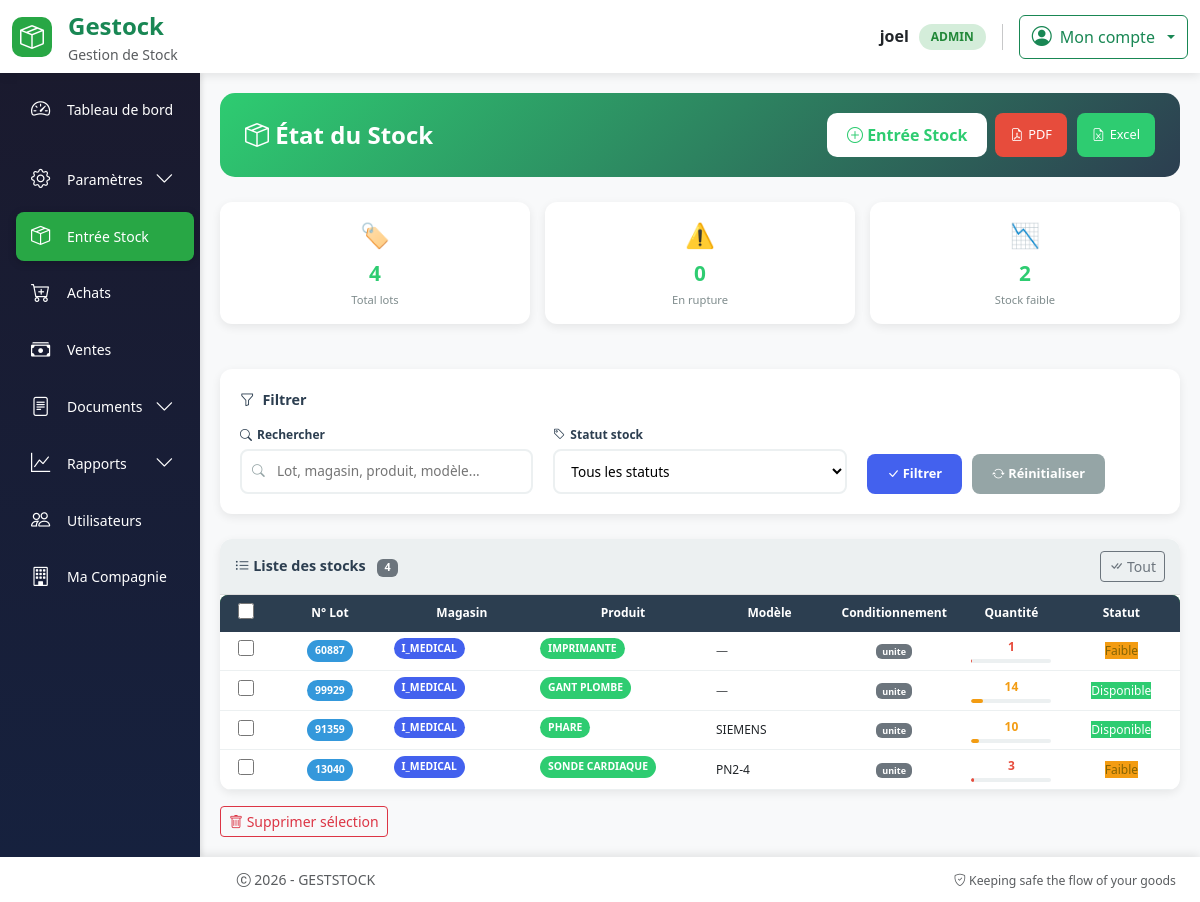
/stock (signed in), run on the app's committed database.
### models.py (models this page shows, shortened)
class User(UserMixin, db.Model):
  id = db.Column(db.Integer, primary_key=True)
  username = db.Column(db.String(64), index=True, nullable=False)
  email = db.Column(db.String(120), unique=True, nullable=False)
  password_hash = db.Column(db.String(256))
  role = db.Column(db.String(20), nullable=False, default='operateur')
  joined_at = db.Column(db.DateTime(), default = datetime.utcnow, index = True)
  must_change_password = db.Column(db.Boolean, default=False)
  __table_args__ = (
      db.UniqueConstraint('email', name='uq_user_email'),
  )

class Stock(db.Model):
    id = db.Column(db.Integer, primary_key=True)
    produit_id = db.Column(
        db.Integer,
        db.ForeignKey("produit.id"),
        nullable=False
    )
    lignes_achat = db.relationship("LigneAchat", back_populates="stock")
    numero_lot = db.Column(db.String(100))
    quantite = db.Column(db.Integer, nullable=False, default=0)
    seuil_alerte = db.Column(db.Integer, default=5)
    date_creation = db.Column(db.DateTime(), default = datetime.utcnow, index = True)
    type_conditionnement = db.Column(
    db.Enum(
        TypeConditionnement,
        values_callable=lambda x: [e.value for e in x],
        name="typeconditionnement"
    ),
    nullable=False  # a remplacer par False apres render ok
    )
    magasin_id = db.Column(db.Integer, db.ForeignKey("magasin.id"), nullable=False)
    __table_args__ = (
    db.UniqueConstraint("produit_id", "magasin_id", "type_conditionnement", name="uix_stock_unique"),
)

class Magasin(db.Model):
    id = db.Column(db.Integer, primary_key=True)
    nom = db.Column(db.String(120), unique=True, nullable=False)
    stocks = db.relationship("Stock", backref="magasin", lazy=True)
    achats = db.relationship(
        "Achat",
        back_populates="magasin",
        cascade="all, delete-orphan"
    )

class Produit(db.Model):
    __tablename__ = "produit"
    id = db.Column(db.Integer, primary_key=True)
    nom_produit = db.Column(db.String(128), nullable=False, index=True)
    model = db.Column(db.String(128), index=True)
    marque = db.Column(db.String(128), index=True)
    code_produit = db.Column(db.String(256), unique=True, nullable=False)
    description = db.Column(db.Text)
    origine = db.Column(db.String(256))
    image = db.Column(db.String(255))
    stocks = db.relationship("Stock", backref="produit", lazy=True)
    lignes_bon_commande = db.relationship(
        "LigneBonCommande",
        back_populates="produit"
    )
    lignes_bon_livraison = db.relationship(
        "LigneBonLivraison",
        back_populates="produit"
    )
    lignes_achat = db.relationship(
        "LigneAchat",
        back_populates="produit",
        cascade="all, delete-orphan"
    )

### routes.py (the view)
@app.route("/stock", methods=["GET"])
@login_required
def etat_stock():
    produits_all = Produit.query.order_by(Produit.nom_produit).all()
    magasins = Magasin.query.order_by(Magasin.nom).all()
    stocks = (
        Stock.query
        .join(Produit)
        .filter(Stock.quantite > 0)
        .all()
    )
    return render_template(
        "ajout_stock.html",   # ta page unique
        stocks=stocks,
        produits_all=produits_all,
        magasins=magasins
    )

### templates/ajout_stock.html (shortened to what this page needs)
{% extends "base.html" %}
{% block content %}
<div class="stock-container">
    <div class="stock-header">
        <h4>
            <i class="bi bi-box-seam"></i> État du Stock
        </h4>
        <div class="d-flex gap-2 flex-wrap">
            <button class="btn-add" data-bs-toggle="modal" data-bs-target="#addAchatModal">
                <i class="bi bi-plus-circle"></i> Entrée Stock
            </button>
            <div class="export-buttons">
                <a href="{{ url_for('etat_stock_pdf') }}" class="export-btn export-pdf" target="_blank">
                    <i class="bi bi-file-earmark-pdf"></i> PDF
                </a>
                <a href="{{ url_for('etat_stock_excel') }}" class="export-btn export-excel">
                    <i class="bi bi-file-earmark-excel"></i> Excel
                </a>
            </div>
        </div>
    </div>
    {% if stocks %}
    {% set total_lots = stocks|length %}
    {% set quantite_totale = stocks|sum(attribute='quantite') %}
    {% set lots_rupture = stocks|selectattr('quantite', 'equalto', 0)|list|length %}
    {% set lots_faible = stocks|selectattr('quantite', '<', 5)|selectattr('quantite', '>', 0)|list|length %}
    <div class="stats-grid">
        <div class="stat-card">
            <div class="stat-icon">🏷️</div>
            <div class="stat-value">{{ total_lots }}</div>
            <div class="stat-label">Total lots</div>
        </div>
        <div class="stat-card">
            <div class="stat-icon">⚠️</div>
            <div class="stat-value">{{ lots_rupture }}</div>
            <div class="stat-label">En rupture</div>
        </div>
        <div class="stat-card">
            <div class="stat-icon">📉</div>
            <div class="stat-value">{{ lots_faible }}</div>
            <div class="stat-label">Stock faible</div>
        </div>
    </div>
    <div class="filters-card">
        <div class="filter-title">
            <i class="bi bi-funnel"></i> Filtrer
        </div>
        <div class="filters-row">
            <div class="filter-group">
                <label><i class="bi bi-search"></i> Rechercher</label>
                <div class="filter-search">
                    <i class="bi bi-search"></i>
                    <input type="text" id="searchInput" placeholder="Lot, magasin, produit, modèle...">
                </div>
            </div>
            <div class="filter-group">
                <label><i class="bi bi-tag"></i> Statut stock</label>
                <select id="statusFilter" class="filter-select">
                    <option value="all">Tous les statuts</option>
                </select>
            </div>
            <div class="filter-group">
                <label>&nbsp;</label>
                <div class="filter-actions">
                    <button class="btn-filter btn-filter-primary" id="applyFilters">
                        <i class="bi bi-check-lg"></i> Filtrer
                    </button>
                    <button class="btn-filter btn-filter-secondary" id="resetFilters">
                        <i class="bi bi-arrow-repeat"></i> Réinitialiser
                    </button>
                </div>
            </div>
        </div>
    </div>
    <form action="{{ url_for('delete_lot') }}" method="post" id="deleteForm">
        <div class="table-container">
            <div class="table-header">
                <div class="table-title">
                    <i class="bi bi-list-ul"></i> Liste des stocks
                    <span class="badge bg-secondary ms-2" id="badgeCount">{{ total_lots }}</span>
                </div>
                <button type="button" onclick="selectAll()" class="btn btn-sm btn-outline-secondary">
                    <i class="bi bi-check-all"></i> Tout
                </button>
            </div>
            <div class="table-wrapper">
                <table class="table-custom" id="stockTable">
                    <thead>
                        <tr>
                            <th><input type="checkbox" id="select-all" class="checkbox-custom"></th>
                            <th>N° Lot</th>
                            <th>Magasin</th>
                            <th>Produit</th>
                            <th>Modèle</th>
                            <th>Conditionnement</th>
                            <th>Quantité</th>
                            <th>Statut</th>
                        </tr>
                    </thead>
                    <tbody id="tableBody">
                        {% for s in stocks %}
                        <tr class="stock-row"
                            data-id="{{ s.id }}"
                            data-numero-lot="{{ (s.numero_lot or 'N/A')|lower }}"
                            data-magasin="{{ s.magasin.nom|lower }}"
                            data-produit="{{ s.produit.nom_produit|lower }}"
                            data-modele="{{ (s.produit.model or '')|lower }}"
                            data-statut="
                                {% if s.quantite == 0 %}rupture
                                {% elif s.quantite < 5 %}faible
                                {% else %}disponible{% endif %}"
                            style="cursor:pointer"
                            ondblclick="editStock(this)">
                            <td class="text-center">
                                <input type="checkbox" name="stock_ids[]" value="{{ s.id }}" class="checkbox-custom stock-checkbox">
                            </td>
                            <td class="text-center">
                                {% if s.numero_lot %}
                                    <span class="badge-lot" title="Lot n°{{ s.numero_lot }}">{{ s.numero_lot|truncate(10, true) }}</span>
                                {% else %}
                                    <span class="badge-lot" title="Lot non défini">N/A</span>
                                {% endif %}
                            </td>
                            <td><span class="badge-magasin" title="{{ s.magasin.nom }}">{{ s.magasin.nom|truncate(15, true) }}</span></td>
                            <td><span class="badge-produit" title="{{ s.produit.nom_produit }}">{{ s.produit.nom_produit|truncate(20, true) }}</span></td>
                            <td>{% if s.produit.model and s.produit.model != 'None' %}<span title="Modèle: {{ s.produit.model }}">{{ s.produit.model|truncate(12, true) }}</span>{% else %}<span class="text-muted">—</span>{% endif %}</td>
                            <td class="text-center"><span class="badge bg-secondary" title="Conditionnement: {{ s.type_conditionnement.value }}">{{ s.type_conditionnement.value|truncate(10, true) }}</span></td>
                            <td class="text-center">
                                <div class="d-flex flex-column align-items-center">
                                    <span class="fw-bold
                                        {% if s.quantite >= 50 %}quantite-high
                                        {% elif s.quantite >= 10 %}quantite-medium
                                        {% else %}quantite-low{% endif %}">
                                        {{ s.quantite }}
                                    </span>
                                    <div class="stock-bar">
                                        <div class="stock-bar-fill
                                            {% if s.quantite >= 50 %}fill-high
                                            {% elif s.quantite >= 10 %}fill-medium
                                            {% else %}fill-low{% endif %}"
                                            style="width: {{ [s.quantite, 100]|min }}%">
                                        </div>
                                    </div>
                                </div>
                            </td>
                            <td class="text-center">
                                {% if s.quantite == 0 %}
                                    <span class="badge-rupture">Rupture</span>
                                {% elif s.quantite < s.seuil_alerte %}
                                    <span class="badge-faible">Faible</span>
                                {% else %}
                                    <span class="badge-disponible">Disponible</span>
                                {% endif %}
                            </td>
                        </tr>
                        {% endfor %}
                    </tbody>
                </table>
            </div>
        </div>
        <div class="mt-3 d-flex gap-2">
            <button type="submit" class="btn btn-sm btn-outline-danger" onclick="return confirmDelete()">
                <i class="bi bi-trash"></i> Supprimer sélection
            </button>
        </div>
    </form>
    {% endif %}
</div>
{% endblock %}

### templates/base.html (shortened to what this page needs)
<!DOCTYPE html>
<html lang="fr">
<head>
    <link rel="stylesheet" href="{{ url_for('static', filename='css/bootstrap.min.css') }}">
    <link rel="stylesheet" href="https://cdn.jsdelivr.net/npm/bootstrap-icons@1.11.3/font/bootstrap-icons.css">
    <link rel="stylesheet" href="{{ url_for('static', filename='style/styles.css') }}">
</head>
<body>
    <header class="app-header">
        <div class="container-fluid py-2">
            <div class="row align-items-center">
                <div class="col-6 col-md-3">
                    <div class="d-flex align-items-center gap-3">
                        <div class="brand-logo">
                            <i class="bi bi-box-seam fs-4"></i>
                        </div>
                        <div>
                            <span class="fs-4 fw-bold text-success">Gestock</span>
                            <small class="text-muted d-none d-md-block">Gestion de Stock</small>
                        </div>
                    </div>
                </div>
                <div class="col-6 col-md-9">
                    <div class="d-flex justify-content-end align-items-center gap-3">
                        {% if current_user.is_authenticated %}
                            <div class="d-none d-md-flex align-items-center gap-3">
                                <div class="text-end">
                                    <div class="fw-semibold">{{ current_user.username }}</div>
                                    <span class="user-badge">{{ current_user.role|upper }}</span>
                                </div>
                            </div>
                            <div class="dropdown">
                                <button class="btn btn-outline-success dropdown-toggle d-flex align-items-center gap-2" type="button" data-bs-toggle="dropdown">
                                    <i class="bi bi-person-circle fs-5"></i>
                                    <span class="d-none d-md-inline">Mon compte</span>
                                </button>
                            </div>
                        {% endif %}
                    </div>
                </div>
            </div>
        </div>
    </header>
    <main class="app-main">
        <div class="container-fluid h-100 p-0">
            <div class="row h-100 g-0">
                {% if current_user.is_authenticated %}
                    <div class="col-md-3 col-lg-2 d-none d-md-block p-0" style="height: 100%;">
                        <div class="app-sidebar" style="height: 100%;">
                            {% include 'partials/sidebar.html' %}
                        </div>
                    </div>
                    {% set content_col = "col-md-9 col-lg-10" %}
                {% else %}
                    {% set content_col = "col-12" %}
                {% endif %}
                <div class="{{ content_col }} p-0" style="height: 100%;">
                    <div class="app-content">
                        {% block content %}{% endblock %}
                    </div>
                </div>
            </div>
        </div>
    </main>
    <footer class="app-footer">
        <div class="container-fluid">
            <div class="row align-items-center">
                <div class="col-md-6">
                    <p class="mb-0 text-muted">
                        <i class="bi bi-c-circle"></i> 2026 - GESTSTOCK
                    </p>
                </div>
                <div class="col-md-6 text-md-end">
                    <small class="text-muted">
                        <i class="bi bi-shield-check"></i> Keeping safe the flow of your goods
                    </small>
                </div>
            </div>
        </div>
    </footer>
</body>
</html>

### data on the page
User: username "joel", role "ADMIN"
Stock: numero_lot "60887", magasin.nom "I_MEDICAL", produit.nom_produit "IMPRIMANTE", type_conditionnement.value "unite", quantite "1", seuil_alerte "Faible"
Stock: numero_lot "99929", magasin.nom "I_MEDICAL", produit.nom_produit "GANT PLOMBE", type_conditionnement.value "unite", quantite "14", seuil_alerte "Disponible"
Stock: numero_lot "91359", magasin.nom "I_MEDICAL", produit.nom_produit "PHARE", produit.model "SIEMENS", type_conditionnement.value "unite", quantite "10", seuil_alerte "Disponible"
Stock: numero_lot "13040", magasin.nom "I_MEDICAL", produit.nom_produit "SONDE CARDIAQUE", produit.model "PN2-4", type_conditionnement.value "unite", quantite "3", seuil_alerte "Faible"

### other printed values
{{ total_lots }} "4"
{{ lots_rupture }} "0"
{{ lots_faible }} "2"
